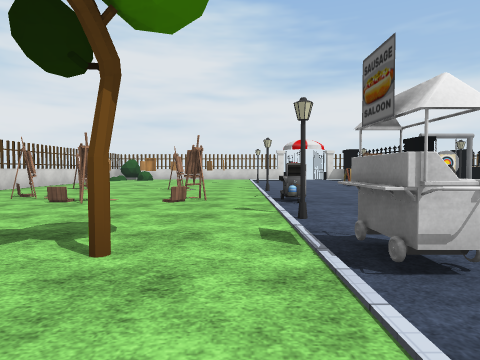
[1] (above)

24 first-person views from a walk through a Unity game level. The camera is 1.4 m above the floor, tilts 2° down and sees 75° across. The floor is counted in squares, 2.72 m on a side. Each view is taken from the middle of a square. On the plan, view 1 faces up. The plan holds only what a view shows up to about 9 squares ahead; the rest is blank. The player character is not drawn. Some animated figures are not drawn. Some surface patterns are stand-ins.

[2]
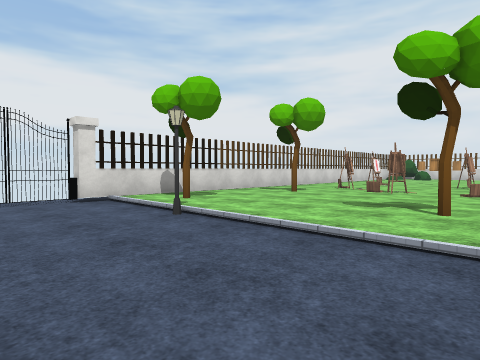

[3]
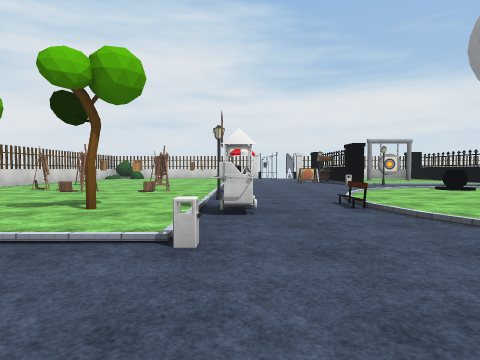

[4]
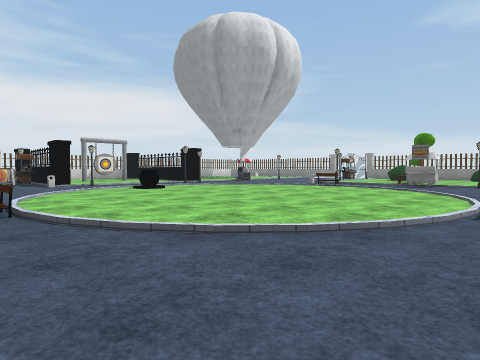

[5]
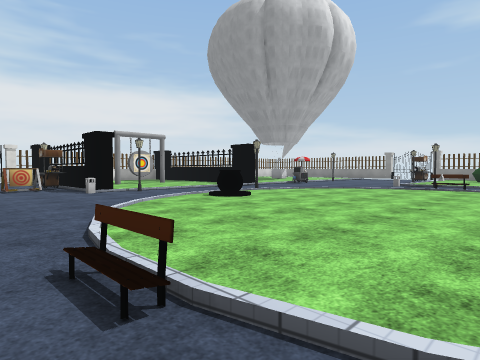

[6]
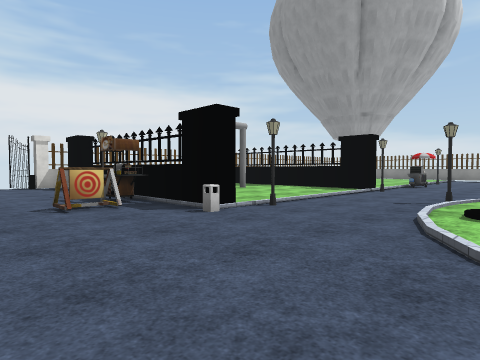

[7]
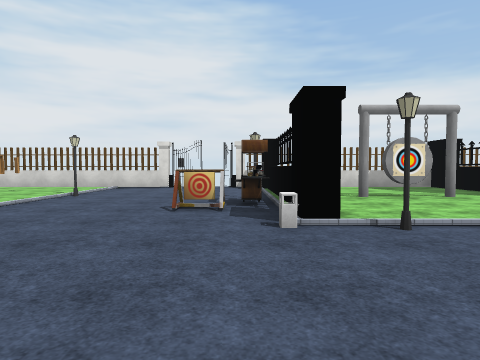

[8]
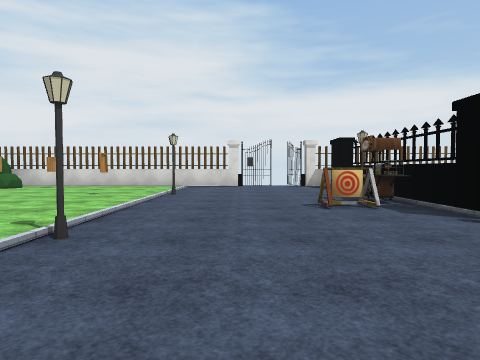

[9]
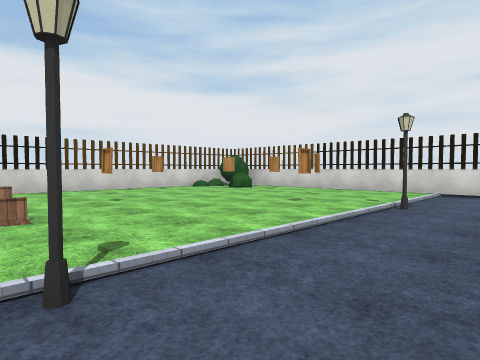

[10]
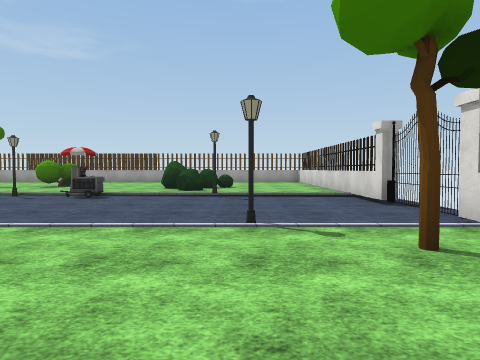

[11]
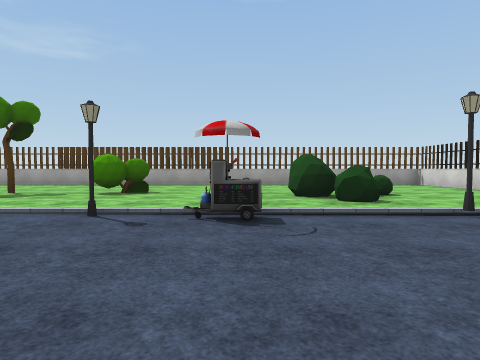

[12]
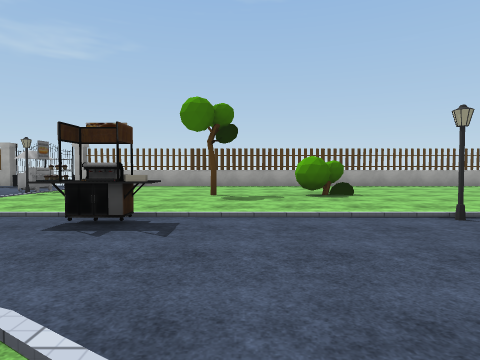

[13]
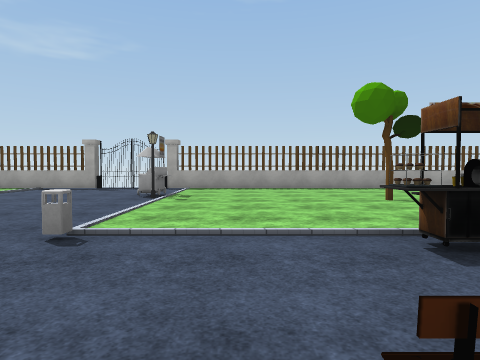

[14]
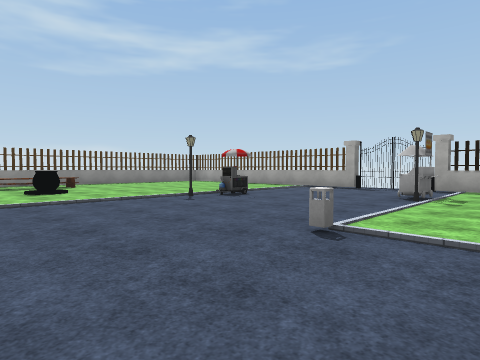

[15]
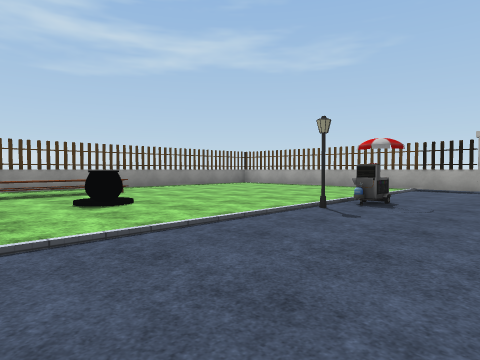

[16]
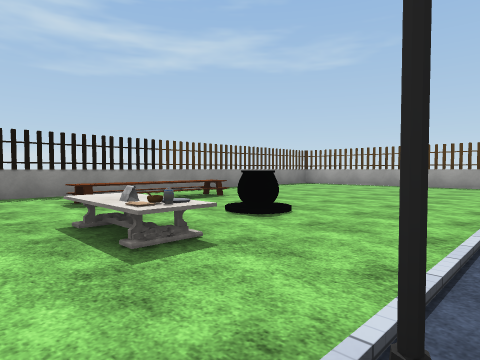

[17]
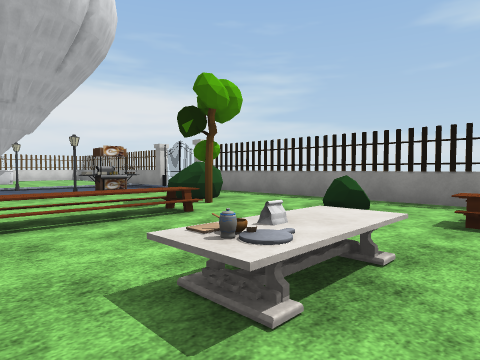

[18]
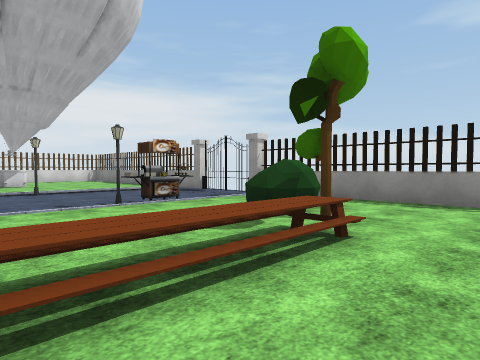

[19]
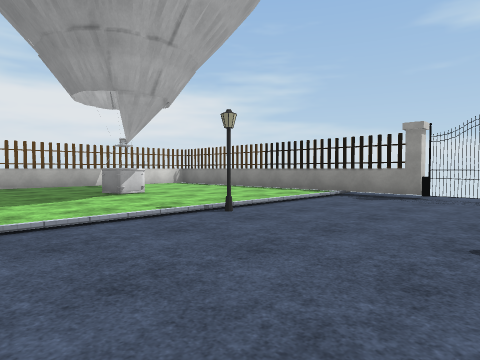

[20]
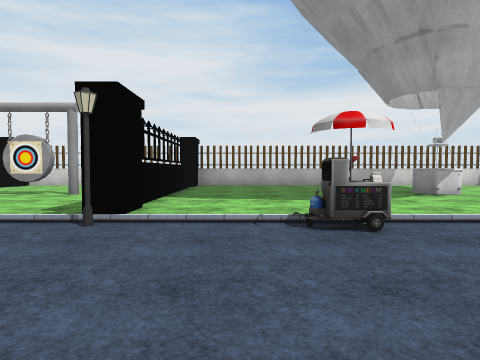

[21]
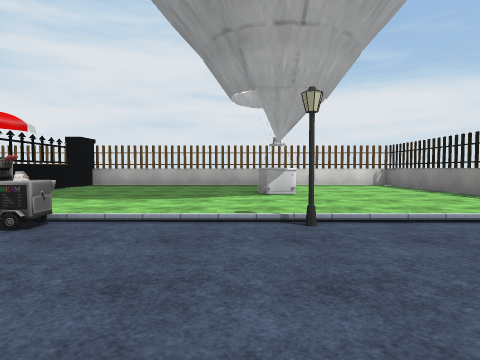

[22]
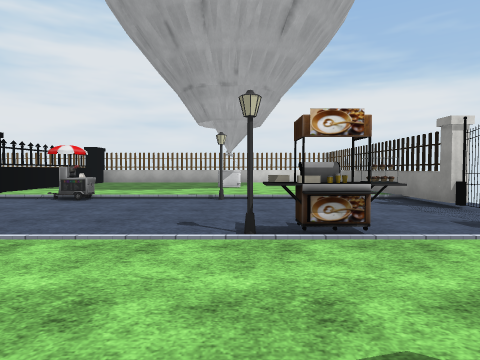

[23]
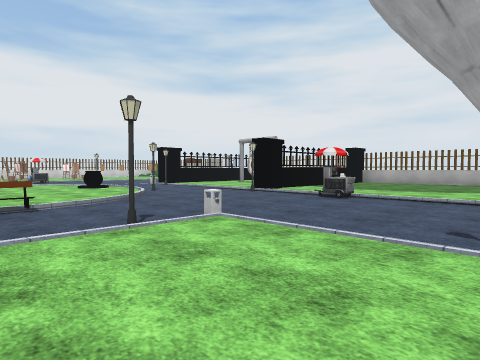

[24]
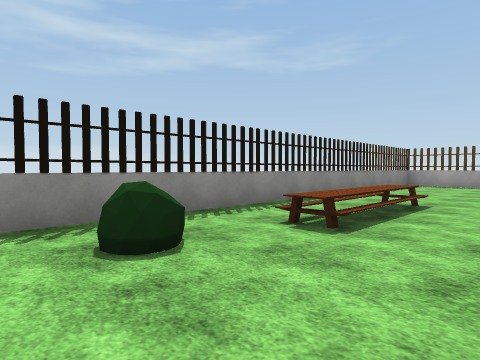

### Floor plan
Key: @ floor where view 1 was taken; # wall or solid block; x gap in a wall; . floor; / step, stairs or slope; = window, fence, low wall or low ledge; O other object.
Columns run from 6 left of view 1 to 19 right of it. Each row starts with its distance up from view 1.
 15           #
 14   ######O.O###############
 13 ####.......#....#........#
 12 #..........#....#........#
 11 #....#.#..##x#..#....#...#
 10 #.........O#....#........#
  9 #. ......O.#....#........#
  8 #..........#////#.O//#///#
  7 #.O..O.#.................#
  6 #..........///#..........
  5 #.OOOO.O../.O../......O..x
  4 #......../....../.=.....#
  3 #.#....../......=.....#x#
  2 #....#.O.=..O.../.....#.#
  1 #.#....../....../.O///..#
  0 #./#//@=......./.......=#
 -1  ............./...#OOO..#
 -2 #O..........=...........#
 -3 #...#.O.#..OO.......O...#
 -4 #......................=#
 -5 #...#...................#
 -6 #...##..#..#......O.....#
 -7 #..............O........#
 -8 #.. ....................#
 -9 ##     ########.........#
-10              ##x x#######

Positions as (right, up) in squares from view 1, and headings:
1: (0, 0), facing up
2: (0, -2), facing up-left
3: (1, -2), facing up
4: (2, -2), facing up-right
5: (2, 1), facing up-right
6: (2, 5), facing up-right
7: (4, 5), facing up
8: (2, 5), facing up
9: (2, 7), facing up-left
10: (-3, 3), facing down
11: (0, 0), facing down
12: (4, 0), facing down
13: (7, -1), facing down
14: (7, -1), facing down-right
15: (10, -1), facing down-right
16: (12, 0), facing down-right
17: (13, -2), facing up-right
18: (13, 0), facing up-right
19: (12, 5), facing up-right
20: (11, 5), facing up
21: (14, 5), facing up
22: (15, 2), facing up
23: (15, 2), facing up-left
24: (15, 1), facing down-right
